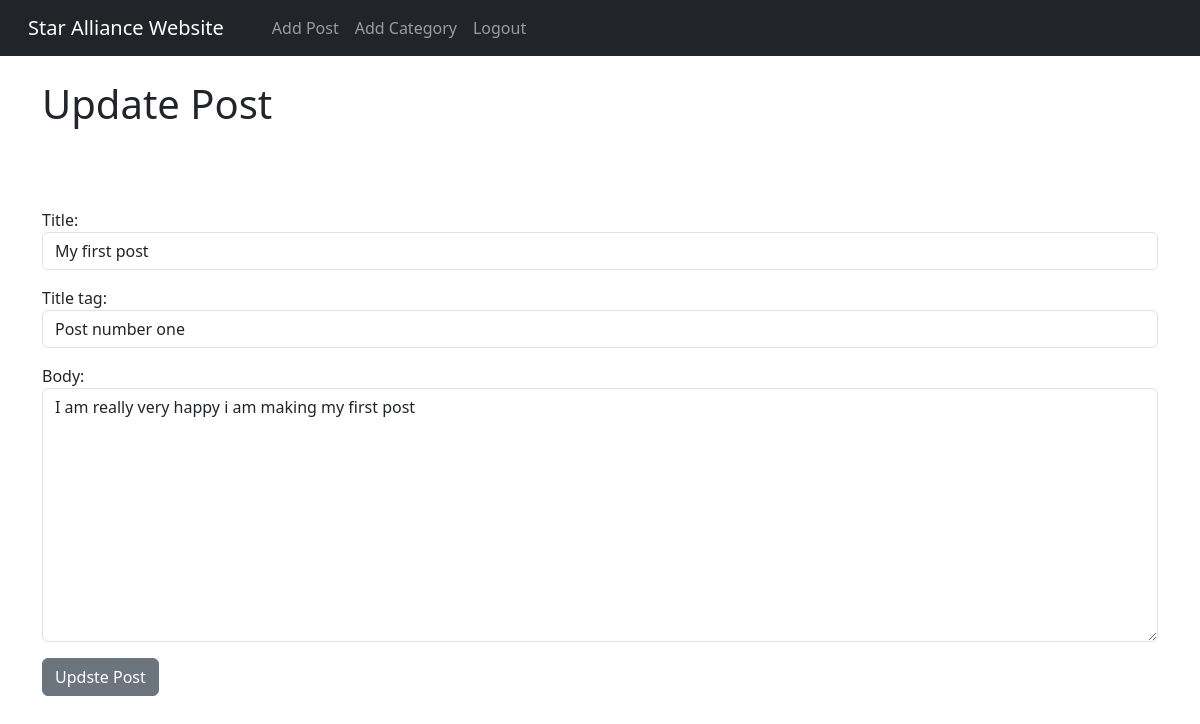
Screenshot of /article/edit/1 (signed in) with the database file from the repository.
### theblog/models.py (models this page shows, shortened)
class Post(models.Model):
    title = models.CharField(max_length = 255)
    title_tag = models.CharField(max_length = 255,default="Star Alliance")
    category = models.CharField(max_length = 255,default="coding")
    author = models.ForeignKey(User, on_delete=models.CASCADE)
    body = models.TextField()
    post_date = models.DateField(auto_now_add = True)

### theblog/views.py (the view)
# urls.py: path('article/edit/<int:pk>', UpdatePostView.as_view(), name='update_post' ),
class UpdatePostView(UpdateView):
    model = Post
    form_class = EditForm
    template_name = 'update_post.html'

### theblog/forms.py
class EditForm(forms.ModelForm):
    class Meta:
        model = Post
        fields = ('title','title_tag','body')
        widgets = {
            'title': forms.TextInput(attrs = {'class':'form-control', 'placeholder':'Input the title'}),
            'title_tag': forms.TextInput(attrs = {'class':'form-control'}),
            'body': forms.Textarea(attrs = {'class':'form-control'}),
        }

### theblog/templates/update_post.html (shortened to what this page needs)
{% extends 'base.html' %}
{% block content %}
{% if user.is_authenticated %}
<h1>Update Post</h1>
<br><br><br>
<div class="form-group">
<form method="POST">
    {{ form.as_p }}
    <button class="btn btn-secondary">Updste Post</button>
</form>
</div>
{% else %}
Youa are not supposed to be here!
{% endif %}
{% endblock %}

### rows the page displays
Post: title "My first post", title_tag "Post number one", body "I am really very happy i am making my first post"
